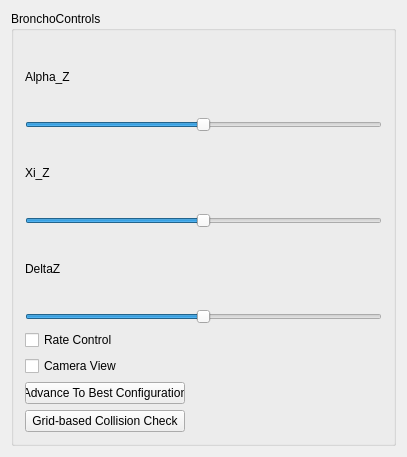
<?xml version="1.0" encoding="UTF-8"?>
<ui version="4.0">
 <class>bronchoWidget</class>
 <widget class="QWidget" name="bronchoWidget">
  <property name="geometry">
   <rect>
    <x>0</x>
    <y>0</y>
    <width>407</width>
    <height>457</height>
   </rect>
  </property>
  <property name="windowTitle">
   <string>bronchoWidget</string>
  </property>
  <layout class="QVBoxLayout" name="verticalLayout">
   <item>
    <widget class="QGroupBox" name="groupBox">
     <property name="title">
      <string>BronchoControls</string>
     </property>
     <layout class="QVBoxLayout" name="verticalLayout_5">
      <item>
       <layout class="QVBoxLayout" name="verticalLayout_2">
        <item>
         <widget class="QLabel" name="label">
          <property name="text">
           <string>Alpha_Z</string>
          </property>
         </widget>
        </item>
        <item>
         <widget class="QSlider" name="alphaSlider">
          <property name="minimum">
           <number>-1000</number>
          </property>
          <property name="maximum">
           <number>1000</number>
          </property>
          <property name="value">
           <number>0</number>
          </property>
          <property name="orientation">
           <enum>Qt::Horizontal</enum>
          </property>
         </widget>
        </item>
       </layout>
      </item>
      <item>
       <layout class="QVBoxLayout" name="verticalLayout_3">
        <item>
         <widget class="QLabel" name="label_2">
          <property name="text">
           <string>Xi_Z</string>
          </property>
         </widget>
        </item>
        <item>
         <widget class="QSlider" name="XiSlider">
          <property name="minimum">
           <number>-1000</number>
          </property>
          <property name="maximum">
           <number>1000</number>
          </property>
          <property name="value">
           <number>0</number>
          </property>
          <property name="orientation">
           <enum>Qt::Horizontal</enum>
          </property>
         </widget>
        </item>
       </layout>
      </item>
      <item>
       <layout class="QVBoxLayout" name="verticalLayout_4">
        <item>
         <widget class="QLabel" name="label_3">
          <property name="text">
           <string>DeltaZ</string>
          </property>
         </widget>
        </item>
        <item>
         <widget class="QSlider" name="DzSlider">
          <property name="minimum">
           <number>-100</number>
          </property>
          <property name="maximum">
           <number>100</number>
          </property>
          <property name="value">
           <number>0</number>
          </property>
          <property name="orientation">
           <enum>Qt::Horizontal</enum>
          </property>
         </widget>
        </item>
       </layout>
      </item>
      <item>
       <widget class="QCheckBox" name="RateCheckBox">
        <property name="text">
         <string>Rate Control</string>
        </property>
       </widget>
      </item>
      <item>
       <widget class="QCheckBox" name="CameraCheckBox">
        <property name="text">
         <string>Camera View</string>
        </property>
       </widget>
      </item>
      <item>
       <widget class="QPushButton" name="advanceButton">
        <property name="maximumSize">
         <size>
          <width>160</width>
          <height>16777215</height>
         </size>
        </property>
        <property name="text">
         <string>Advance To Best Configuration</string>
        </property>
       </widget>
      </item>
      <item>
       <widget class="QPushButton" name="collisionCheckButton">
        <property name="sizePolicy">
         <sizepolicy hsizetype="Preferred" vsizetype="Fixed">
          <horstretch>1</horstretch>
          <verstretch>0</verstretch>
         </sizepolicy>
        </property>
        <property name="maximumSize">
         <size>
          <width>160</width>
          <height>16777215</height>
         </size>
        </property>
        <property name="text">
         <string>Grid-based Collision Check</string>
        </property>
       </widget>
      </item>
     </layout>
    </widget>
   </item>
  </layout>
 </widget>
 <layoutdefault spacing="6" margin="11"/>
 <resources/>
 <connections/>
</ui>
